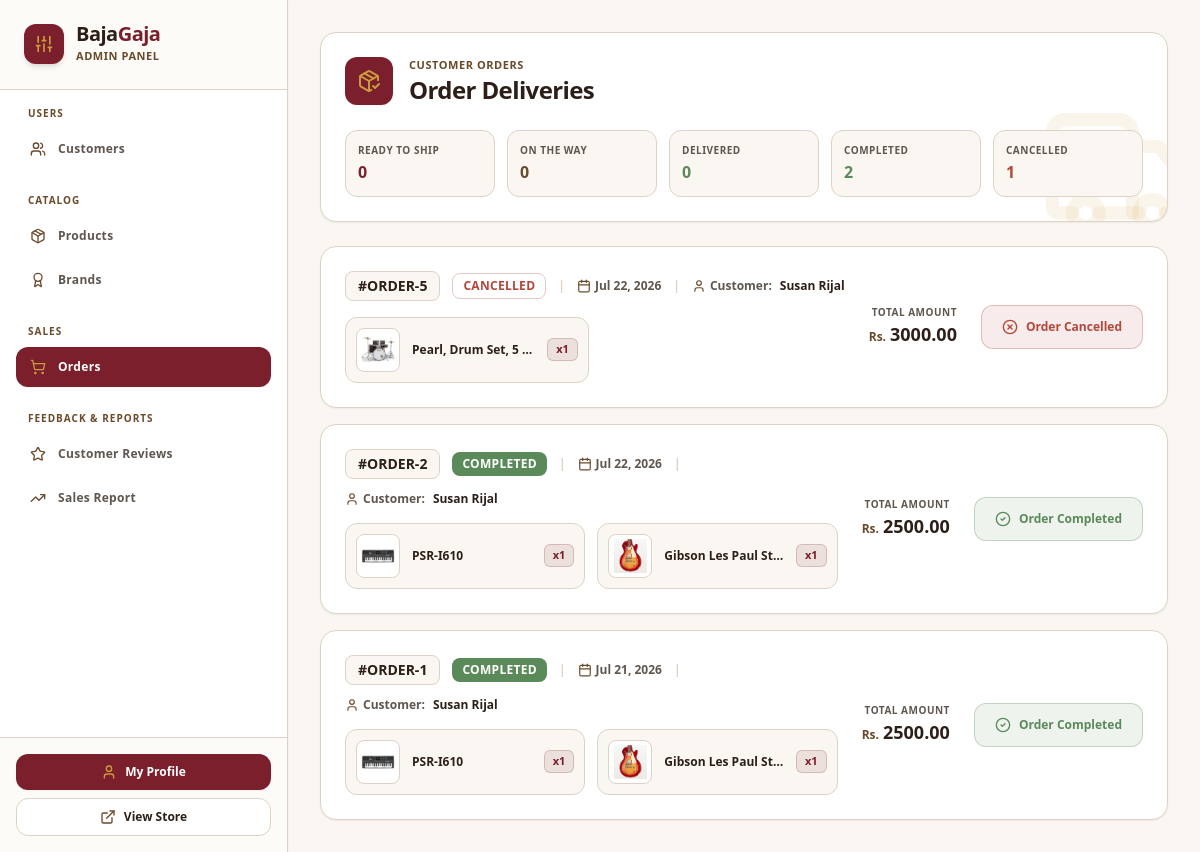
The page /dashboard/admin/?section=order-fulfillment (signed in) on the database as committed earlier.
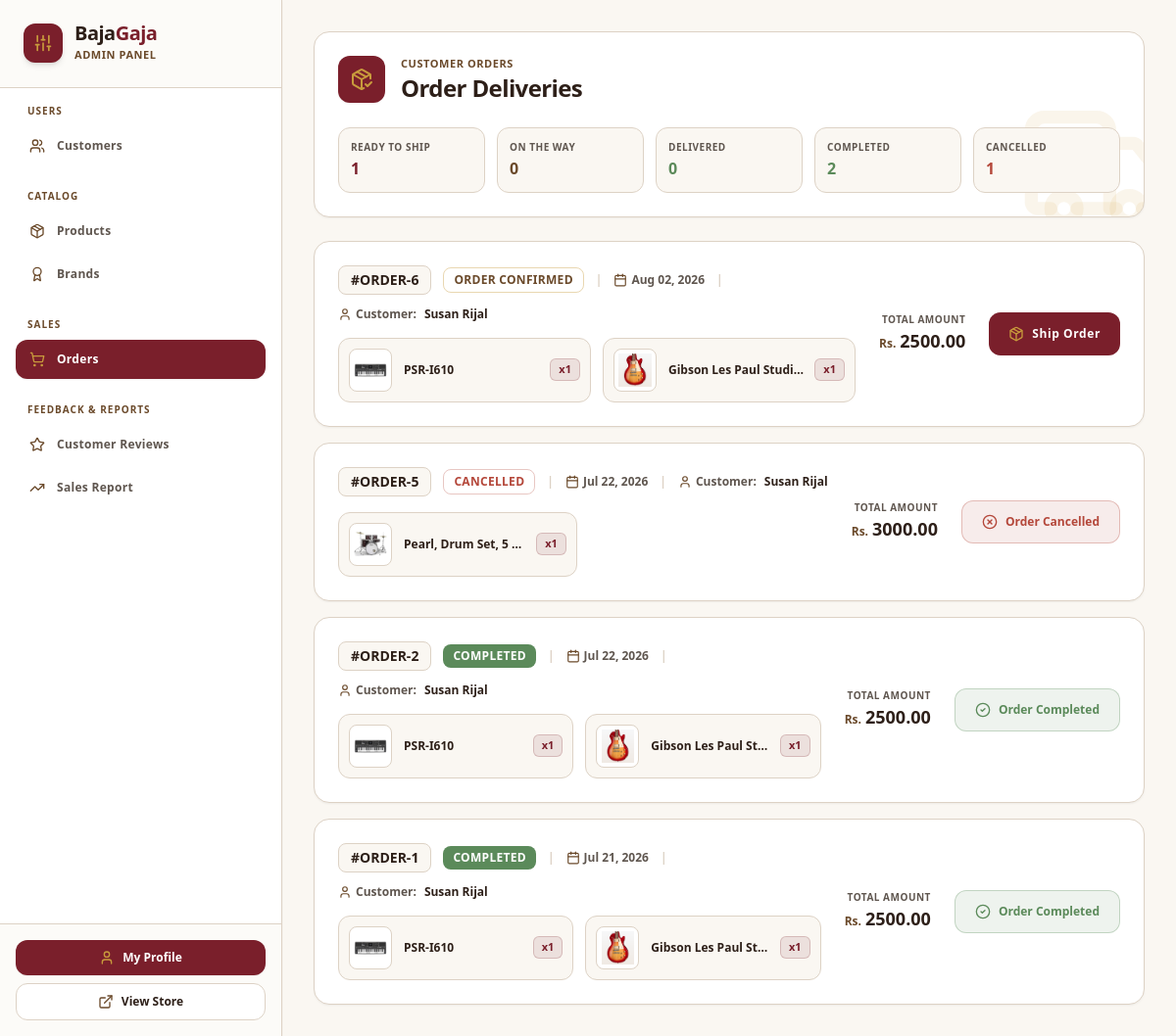
The same page on the database as committed later.
### bg_app/models.py (models this page shows, shortened)
class Order(models.Model):
    class Status(models.TextChoices):
        CONFIRMED = 'confirmed', 'Order Confirmed'
        SHIPPING = 'shipping', 'In Transit'
        DELIVERED = 'delivered', 'Delivered'
        COMPLETED = 'completed', 'Completed'
        CANCELLED = 'cancelled', 'Cancelled'
    class PaymentMethod(models.TextChoices):
        ESEWA = 'esewa', 'Esewa'
        COD = 'cod', 'Cash on Delivery'
    customer = models.ForeignKey(User, on_delete=models.CASCADE, related_name='orders')
    total_amount = models.DecimalField(max_digits=12, decimal_places=2)
    status = models.CharField(max_length=20, choices=Status.choices, default=Status.CONFIRMED)
    transaction_id = models.CharField(max_length=100, blank=True, null=True)
    shipping_address = models.TextField()
    payment_method = models.CharField(max_length=20, choices=PaymentMethod.choices, default=PaymentMethod.ESEWA)
    created_at = models.DateTimeField(auto_now_add=True)

class User(AbstractUser):
    phone = models.CharField(max_length=20, blank=True)
    address = models.TextField(blank=True)
    profile_picture = models.ImageField(upload_to='images/user/', blank=True, null=True)

class OrderItem(models.Model):
    order = models.ForeignKey(Order, on_delete=models.CASCADE, related_name='items')
    product = models.ForeignKey(Product, on_delete=models.CASCADE)
    price_at_purchase = models.DecimalField(max_digits=10, decimal_places=2)
    quantity = models.PositiveIntegerField(default=1)

class Product(models.Model):
    class Category(models.TextChoices):
        GUITARS = 'guitars', 'Guitars & Basses'
        KEYBOARDS = 'keyboards', 'Keyboards & Synthesizers'
        DRUMS = 'drums', 'Drums & Percussion'
        TRADITIONAL = 'traditional', 'Traditional & Folk'
        WIND = 'wind', 'Wind & Brass'
        STUDIO = 'studio', 'Studio & Recording'
        AMPS_EFFECTS = 'amps_effects', 'Amps & Effect Pedals'
        ACCESSORIES = 'accessories', 'Accessories & Cables'
    class Condition(models.TextChoices):
        NEW = 'new', 'Brand New (Sealed)'
        REFURBISHED = 'refurbished', 'Factory Refurbished'
        USED = 'used', 'Pre-Owned / Good'
    brand = models.ForeignKey(Brand, on_delete=models.SET_NULL, null=True, related_name='products')
    name = models.CharField(max_length=255)
    category = models.CharField(max_length=20, choices=Category.choices)
    condition = models.CharField(max_length=20, choices=Condition.choices, default=Condition.NEW)
    description = models.TextField()
    price = models.DecimalField(max_digits=10, decimal_places=2)
    stock = models.PositiveIntegerField(default=0)
    product_image = models.ImageField(upload_to='images/products/')
    sku = models.CharField(max_length=100, unique=True, blank=True, null=True)
    is_active = models.BooleanField(default=True)
    created_at = models.DateTimeField(auto_now_add=True)

### bg_app/views/dashboard.py (the view)
# urls.py: path('dashboard/admin/', admin_dashboard_view, name='admin_dashboard'),
@login_required
def admin_dashboard_view(request):
    if not request.user.is_staff:
        messages.error(request, "You are not authorized to access this page.")
        return redirect('/')
    section = request.GET.get('section', 'customer-management')
    context = {
        'section': section,
        'awaiting_dispatch_count': Order.objects.filter(status=Order.Status.CONFIRMED).count(),
        'awaiting_delivery_count': Order.objects.filter(status=Order.Status.SHIPPING).count(),
        'delivered_count': Order.objects.filter(status=Order.Status.DELIVERED).count(),
        'completed_count': Order.objects.filter(status=Order.Status.COMPLETED).count(),
        'cancelled_count': Order.objects.filter(status=Order.Status.CANCELLED).count(),
        'total_gross_revenue': Order.objects.filter(status=Order.Status.COMPLETED).aggregate(total_revenue=models.Sum('total_amount'))['total_revenue'] or 0,
    }
    if section == 'customer-management':
        context['customers'] = User.objects.filter(is_staff=False)
    if section == 'brand-management':
        context['brands'] = Brand.objects.all().order_by('name')
    if section == 'product-management':
        context['products'] = Product.objects.all().order_by('-created_at')
    if section == 'order-fulfillment':
        context['orders'] = Order.objects.all().order_by('-created_at')
    if section == 'product-reviews':
        context['product_reviews'] = Review.objects.all().order_by('-created_at')
    if section == 'revenue-logs':
        context['revenue_logs'] = Order.objects.filter(status=Order.Status.COMPLETED).order_by('-created_at')
    return render(request, 'dashboard/admin_dashboard.html', context)

### bg_app/templates/dashboard/admin_dashboard.html (shortened to what the changed rows need)
<!DOCTYPE html>
<html lang="en">
<head>
    {% load static %}
    <link href="{% static 'css/styles.css' %}" rel="stylesheet" />
</head>
<body class="bg-[#FAF7F2] text-[#5F564F] font-sans flex min-h-screen overflow-hidden selection:bg-[#7A1F2B] selection:text-white">
    <aside class="w-72 bg-white text-[#5F564F] flex flex-col shadow-sm border-r border-[#DDD2C5] shrink-0 relative z-30">
        <div class="p-6 border-b border-[#DDD2C5] bg-[#FAF7F2]/50">
            <div class="flex items-center gap-3">
                <div>
                    <h1 class="text-xl font-extrabold tracking-tight text-[#2D1F18] leading-none">
                        Baja<span class="text-[#7A1F2B]">Gaja</span>
                    </h1>
                </div>
            </div>
        </div>
    </aside>
    <main class="flex-grow flex flex-col h-screen overflow-y-auto bg-[#FAF7F2] p-6 sm:p-8 custom-scrollbar">
        {% if section == 'customer-management' or not section %}
            {% include 'dashboard/admin/_customer_management.html' %}
        {% elif section == 'product-management' %}
            {% include 'dashboard/admin/_product_management.html' %}
        {% elif section == 'brand-management' %}
            {% include 'dashboard/admin/_brand_management.html' %}
        {% elif section == 'order-fulfillment' %}
            {% include 'dashboard/admin/_order_fulfillment.html' %}
        {% elif section == 'product-reviews' %}
            {% include 'dashboard/admin/_product_reviews.html' %}
        {% elif section == 'revenue-logs' %}
            {% include 'dashboard/admin/_revenue_logs.html' %}
        {% endif %}
    </main>
</body>
</html>

### bg_app/templates/dashboard/admin/_order_fulfillment.html (shortened to what the changed rows need)
<div class="space-y-6">
    <div class="bg-white rounded-2xl p-6 border border-[#DDD2C5] shadow-sm relative overflow-hidden">
        <div class="flex flex-col xl:flex-row xl:items-center justify-between gap-6 relative z-10">
            <div class="flex items-center gap-4">
                <div>
                    <h1 class="text-2xl font-black text-[#2D1F18] tracking-tight">Order Deliveries</h1>
                </div>
            </div>
            <div class="grid grid-cols-2 sm:grid-cols-5 gap-3 w-full xl:w-auto">
                <div class="bg-[#FAF7F2] border border-[#DDD2C5] rounded-xl p-3 flex flex-col justify-center min-w-[130px]">
                    <span class="text-[10px] font-bold uppercase tracking-wider text-[#5F564F] block mb-0.5">Ready to Ship</span>
                    <span class="text-base font-extrabold text-[#7A1F2B]">{{ awaiting_dispatch_count }}</span>
                </div>
            </div>
        </div>
    </div>
    <div class="space-y-4">
        {% for order in orders %}
            <div class="bg-white border border-[#DDD2C5] rounded-2xl p-6 flex flex-col lg:flex-row lg:items-center justify-between gap-6 hover:border-[#C89B3C] transition-all shadow-sm group">
                <div class="space-y-4 flex-grow w-full">
                    <div class="flex flex-wrap items-center gap-3 text-xs font-semibold">
                        <span class="font-extrabold text-[#2D1F18] text-sm bg-[#FAF7F2] px-3 py-1 rounded-lg border border-[#DDD2C5]">
                            #ORDER-{{ order.id }}
                        </span>
                        <span class="inline-flex items-center px-2.5 py-1 rounded-lg text-xs font-bold uppercase tracking-wide
                            {% if order.status == 'confirmed' %} bg-[#C89B3C]/15 text-[#6B4A2B] border border-[#C89B3C]/40
                            {% elif order.status == 'shipping' %} bg-[#7A1F2B]/10 text-[#7A1F2B] border border-[#7A1F2B]/30
                            {% elif order.status == 'delivered' %} bg-[#5B8A5A]/15 text-[#5B8A5A] border border-[#5B8A5A]/30
                            {% elif order.status == 'cancelled' %} bg-[#B4473A]/15 text-[#B4473A] border border-[#B4473A]/30
                            {% else %} bg-[#5B8A5A] text-white {% endif %}">
                            {{ order.get_status_display }}
                        </span>
                        <span class="text-[#DDD2C5]">|</span>
                        <span class="text-[#5F564F] flex items-center gap-1">
                            <i data-lucide="calendar" class="w-3.5 h-3.5 text-[#6B4A2B]"></i>
                            {{ order.created_at|date:"M d, Y" }}
                        </span>
                        <span class="text-[#DDD2C5]">|</span>
                        <span class="text-[#5F564F] flex items-center gap-1">
                            <i data-lucide="user" class="w-3.5 h-3.5 text-[#6B4A2B]"></i>
                            Customer: <strong class="text-[#2D1F18] font-bold ml-1">{{ order.customer.get_full_name }}</strong>
                        </span>
                    </div>
                    <div class="grid grid-cols-1 sm:grid-cols-2 gap-3 max-w-4xl">
                        {% for item in order.items.all %}
                            <div class="flex items-center gap-3 bg-[#FAF7F2] border border-[#DDD2C5] p-2.5 rounded-xl">
                                <div class="w-11 h-11 bg-white border border-[#DDD2C5] rounded-lg overflow-hidden flex items-center justify-center p-1 shrink-0">
                                    {% if item.product.product_image %}
                                        <img src="{{ item.product.product_image.url }}" alt="{{ item.product.name }}" class="w-full h-full object-contain">
                                    {% else %}
                                        <i data-lucide="music" class="w-5 h-5 text-[#6B4A2B]"></i>
                                    {% endif %}
                                </div>
                                <div class="flex-grow min-w-0 flex items-center justify-between gap-2">
                                    <span class="text-[#2D1F18] text-xs font-bold truncate">
                                        {{ item.product.name }}
                                    </span>
                                    <span class="text-[#7A1F2B] bg-[#7A1F2B]/10 border border-[#7A1F2B]/20 px-2 py-0.5 rounded-md text-[11px] font-extrabold shrink-0">
                                        x{{ item.quantity }}
                                    </span>
                                </div>
                            </div>
                        {% endfor %}
                    </div>
                </div>
                <div class="flex flex-wrap sm:flex-nowrap items-center justify-between lg:justify-end gap-6 border-t lg:border-t-0 border-[#DDD2C5] pt-4 lg:pt-0 shrink-0 w-full lg:w-auto">
                    <div class="flex flex-col lg:text-right">
                        <span class="text-[10px] uppercase font-bold tracking-wider text-[#5F564F]">Total Amount</span>
                        <div class="flex items-baseline gap-1">
                            <span class="text-xs font-bold text-[#6B4A2B]">Rs.</span>
                            <span class="text-lg font-black text-[#2D1F18]">{{ order.total_amount }}</span>
                        </div>
                    </div>
                    <div class="flex items-center gap-2 w-full sm:w-auto justify-end">
                        {% if order.status == 'confirmed' %}
                        <a href="/order/dispatch/{{ order.id }}" class="bg-[#7A1F2B] hover:bg-[#5E1721] text-white font-bold h-11 px-5 rounded-xl transition-all flex items-center justify-center gap-2 text-xs tracking-wider active:scale-95 whitespace-nowrap shadow-xs">
                            <i data-lucide="package" class="w-4 h-4 text-[#C89B3C]"></i>
                            <span>Ship Order</span>
                        </a>
                        {% elif order.status == 'delivered' %}
                        <div class="bg-[#FAF7F2] border border-[#DDD2C5] text-[#5F564F] font-bold h-11 px-5 rounded-xl flex items-center justify-center gap-2 text-xs select-none min-w-[140px]">
                            <i data-lucide="clock" class="w-4 h-4 text-[#6B4A2B]"></i>
                            <span>Awaiting Confirmation</span>
                        </div>
                        {% elif order.status == 'cancelled' %}
                        <div class="bg-[#B4473A]/10 border border-[#B4473A]/30 text-[#B4473A] font-bold h-11 px-5 rounded-xl flex items-center justify-center gap-2 text-xs select-none min-w-[140px]">
                            <i data-lucide="x-circle" class="w-4 h-4"></i>
                            <span>Order Cancelled</span>
                        </div>
                        {% else %}
                        <div class="bg-[#5B8A5A]/10 border border-[#5B8A5A]/30 text-[#5B8A5A] font-bold h-11 px-5 rounded-xl flex items-center justify-center gap-2 text-xs select-none min-w-[140px]">
                            <i data-lucide="check-circle-2" class="w-4 h-4"></i>
                            <span>Order Completed</span>
                        </div>
                        {% endif %}
                    </div>
                </div>
            </div>
        {% endfor %}
    </div>
</div>

Rows that differ between the two databases and show on the page:
added Order: id "6", status "ORDER CONFIRMED", created_at "Aug 02, 2026", customer.get_full_name "Susan Rijal", total_amount "2500.00"
added OrderItem: product.product_image (picture), product.name "PSR-I610", quantity "1", shown under "6"
added OrderItem: product.product_image (picture), product.name "Gibson Les Paul Studi…", quantity "1", shown under "6"
Other text that changed with them:
{{ awaiting_dispatch_count }}: "0" → "1"
